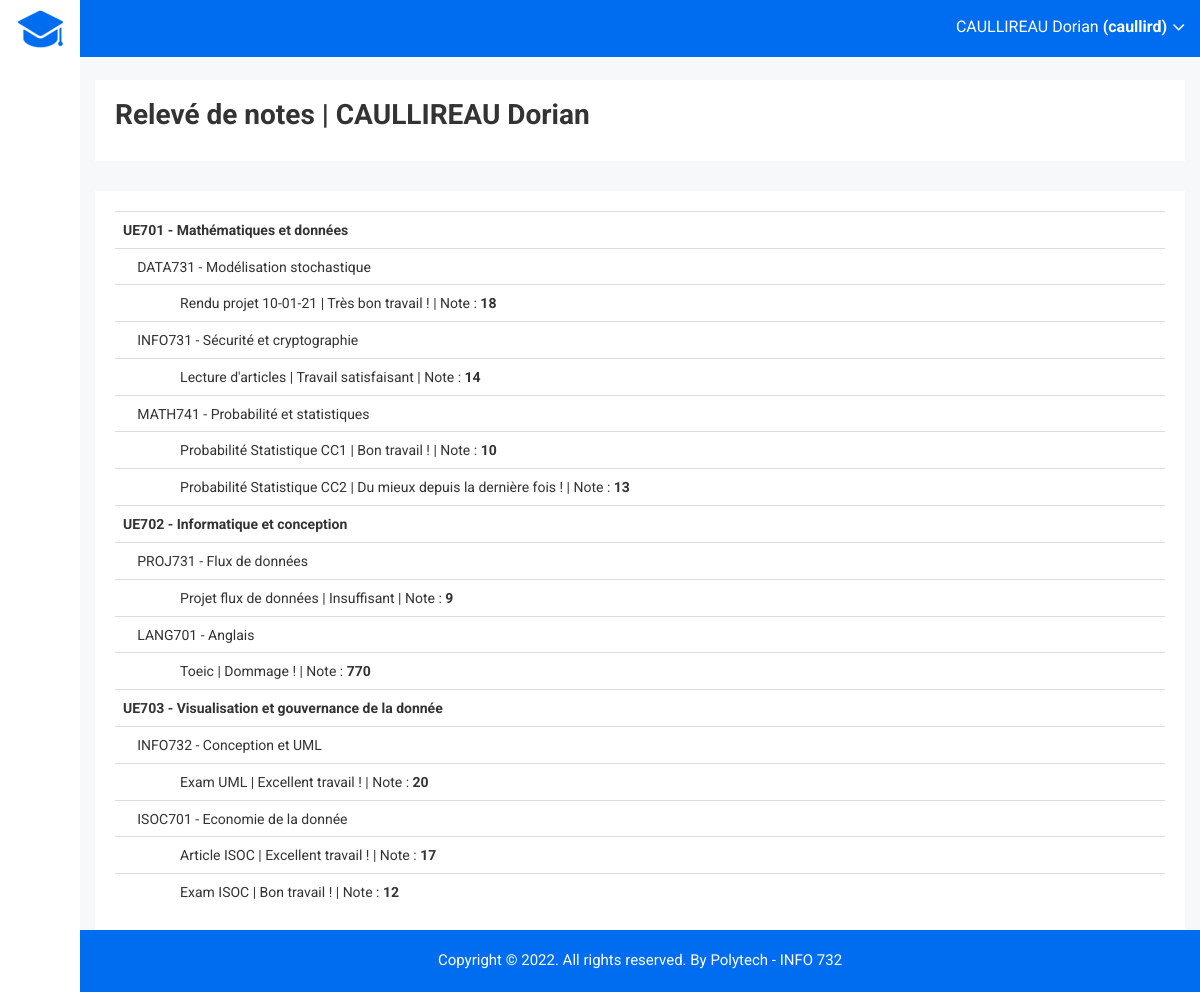
The page /?r=releve/student&id=1 on the database as committed earlier.
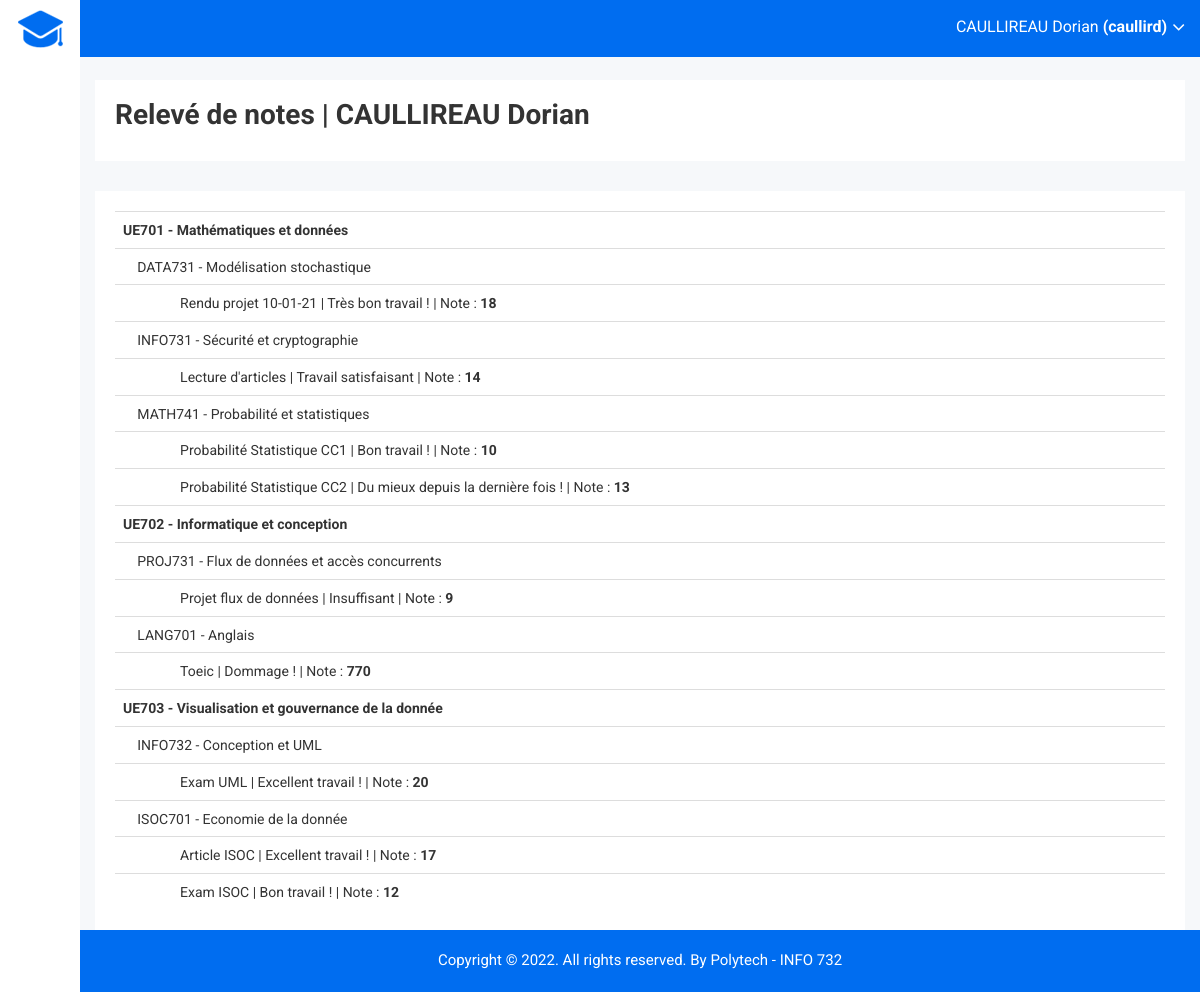
The same page on the database as committed later.
### tables this page shows
CREATE TABLE IF NOT EXISTS internaluser (
    idinternaluser int(11) NOT NULL AUTO_INCREMENT,
    name_user varchar(100) NOT NULL,
    forname_user varchar(100) NOT NULL,
    email varchar(100) NOT NULL,
    password varchar(100) NOT NULL,
    username varchar(100) NULL,
    picture varchar(255) NULL,
    admin boolean NOT NULL default FALSE,
    deleted boolean NOT NULL default FALSE,
    PRIMARY KEY (idinternaluser)
    );

CREATE TABLE IF NOT EXISTS educationalunit (
    ideducationalunit int(11) NOT NULL AUTO_INCREMENT,
    title_educationalunit varchar(100) NOT NULL,
    description_educationalunit varchar(2000) NOT NULL,
    PRIMARY KEY (ideducationalunit)
    );

CREATE TABLE IF NOT EXISTS module (
    idmodule int(11) NOT NULL AUTO_INCREMENT,
    title_module varchar(100) NOT NULL,
    description_module varchar(2000) NOT NULL,
    photo_module varchar(2000) NOT NULL,
    gradecoefficient_module float NOT NULL,
    idteacher int(11) NOT NULL,
    FOREIGN KEY (idteacher) REFERENCES teacher(idteacher),
    PRIMARY KEY (idmodule)
    );

CREATE TABLE IF NOT EXISTS evaluation(
    idevaluation int(11) NOT NULL AUTO_INCREMENT,
    title_evaluation varchar(100) NOT NULL,
    mark_evaluation float(3) NOT NULL,
    comment_evaluation varchar(255) NULL,
    idteacher int(11) NOT NULL,
    idstudent int(11) NOT NULL,
    idmodule int(11) NOT NULL,
    FOREIGN KEY (idteacher) REFERENCES teacher(idteacher),
    FOREIGN KEY (idstudent) REFERENCES student(idstudent),
    FOREIGN KEY (idmodule) REFERENCES module(idmodule),
    PRIMARY KEY (idevaluation)
    );

### controller/ReleveController.php (called while the page is built, shortened)
<?php
class ReleveController extends Controller {
    public function student(){
        like_student();
        $this->render("index", [
            'module' => Module::findAll(),
            'evaluation' => Evaluation::findOne(['idstudent' => Student::findOne(['idinternaluser' => parameters()['id']])[0]->idstudent]),
            'educationalunit' => EducationalUnit::findAll(),
            'module_unit' => ModuleUnit::findAll(),
            'internal_user' => Student::findOne(['idinternaluser' => parameters()['id']])[0]->idinternaluser
        ]);
    }
}

### index.php (called while the page is built, shortened)
<?php
include_once "db.php";
include_once "controller/route.php";

### model/Model.php (called while the page is built, shortened)
<?php
class Model {
	public function __construct($id=null) {
		$class = get_class($this);
		$table = strtolower($class);
		if ($id != null) {
			$st = db()->prepare("select * from $table where id$table=:id");
			$st->bindValue(":id", $id);
			$st->execute();
		}
	}
	public static function findAll($params = null){
		$class = get_called_class();
		$table = strtolower($class);
		$sql = "select id$table from $table";
		$st = db()->prepare($sql);
		$st->execute();
		$list = array();
		while($row = $st->fetch(PDO::FETCH_ASSOC)) {
			$list[] = new $class($row["id".$table]);
		}
		return $list;
	}
	public static function findOne($data, $operator = null, $params = null) {
        $table = strtolower(get_called_class());
        array_walk($data,
            function (&$v, $k) {
                if(is_string($v)){
                    $v = "$k = '$v'";
                }
                else{
                    $v = $k.' = '.$v;
                }
            }
        );
        if($operator == "or"){
            $res = implode(' or ', $data);
        }else{
            $res = implode(' and ', $data);
        }
        $sql = "select id$table from $table where $res";
        $st = db()->prepare($sql);
        $st->execute();
        $list = array();
        while($row = $st->fetch(PDO::FETCH_ASSOC)) {
            $list[] = new $class($row["id".$table]);
        }
        return $list;
    }
	public function __get($fieldName) {
		$varName = "_".$fieldName;
		if (property_exists(get_class($this), $varName))
			return $this->$varName;
		else {
			throw new Exception("Unknown variable: ".$fieldName." in ".get_class($this));
		}
	}
	public function __set($fieldName, $value) {
		$varName = "_".$fieldName;
		if ($value !== null) {
			if (property_exists(get_class($this), $varName)) {
				$class = get_class($this);
				$table = strtolower($class);
				$id = "_id".$fieldName;
				if (isset($value->$id)) {
					$st = db()->prepare("update $table set id$fieldName=:val where id$table=:id");
					$id = substr($id, 1);
					$st->bindValue(":val", $value->$id);
				} else {
					$st = db()->prepare("update $table set $fieldName=:val where id$table=:id");
				}
			} else {
				throw 	new Exception("Unknown variable: ".$fieldName. " in ".get_class($this));
			}
		}
	}
}

### db.php (called while the page is built)
<?php
$db = new PDO("mysql:host=localhost;dbname=info732","root","");
$db->exec("SET NAMES 'utf8';");
function db() { global $db; return $db; }

### tools.php (called while the page is built, shortened)
<?php
function like_student(){
    $iduser = 1;
    $_SESSION["user"] = InternalUser::findOne(['idinternaluser' => $iduser]);
}

### view/releve/index.php (the view)
<div class="breadcome-area">
    <div class="container-fluid">
        <div class="row">
            <div class="col-lg-12 col-md-12 col-sm-12 col-xs-12">
                <div class="breadcome-list">
                    <div class="row">
                        <div class="col-lg-12 col-md-6 col-sm-12 col-xs-12">
                            <ul>
                                 <li><span><h1>Relevé de notes | <?php echo $data['internal_user']->name_user." ".$data['internal_user']->forname_user; ?></h1></span>
                                </li>
                            </ul>
                        </div>
                    </div>
                </div>
            </div>
        </div>
    </div>
</div>
<div class="static-table-area">
    <div class="container-fluid">
        <div class="row">
            <div class="col-lg-12 col-md-6 col-sm-6 col-xs-12">
                <div class="sparkline8-list">
                        <div class="static-table-list">
                            <table class="table">
                                <tbody>
                                <?php
                                foreach($data['educationalunit'] as $educationalunit){
                                    echo "<tr>";
                                    echo "<td><b>" . $educationalunit->title_educationalunit . "</b></td>";
                                    foreach($data['module_unit'] as $moduleunit){
                                        if($moduleunit->ideducationalunit->ideducationalunit == $educationalunit->ideducationalunit){
                                            echo "<tr>";
                                            echo "<td>&ensp;&ensp;" . $moduleunit->idmodule->title_module . "</td>";
                                            echo "<tr>";
                                            foreach($data['evaluation'] as $evaluation){
                                                if(($evaluation->idmodule->idmodule == $moduleunit->idmodule->idmodule)){
                                                    echo "<tr>";
                                                    echo "<td>&ensp;&ensp;&ensp;&ensp;&ensp;&ensp;&ensp;&ensp;" . $evaluation->title_evaluation ." | ".$evaluation->comment_evaluation . " | Note : <b>" . $evaluation->mark_evaluation . "</b></td>";
                                                    echo "</tr>";
                                                }
                                            }
                                        }
                                    }
                                }
                                ?>
                                </tbody>
                            </table>
                        </div>
                    </div>
            </div>
        </div>
    </div>
</div>

### controller/route.php (shortened to what this page needs)
<?php
$parameters = array();
if (isset($_GET))
	foreach($_GET as $k=>$v)
		$parameters[$k] = $v;
function parameters() {
	global $parameters;
	return $parameters;
}
if (isset(parameters()["r"])) {
	$route = parameters()["r"];
	if (strpos($route,"/") === FALSE)
		list($controller, $action) = array($route, "index");
	else
		list($controller, $action) = explode("/", $route);
	$controller = ucfirst($controller)."Controller";
	if (class_exists($controller)) {
		$c = new $controller();
	} else {
		$c = new SiteController();
		$action = substr($controller, 0,
		strpos($controller, "Controller"));
	}
	$c->$action();
} else {
	$c = new SiteController();
	$c->index();
}

### controller/Controller.php (shortened to what this page needs)
<?php
class Controller {
	public function render($view, $d=null) {
		$controller = get_class($this);
		$model = substr($controller, 0,
		strpos($controller, "Controller"));
		$data = $d;
        if($model != "Login"){
            include_once "view/header.php";
            include_once "view/".strtolower($model)."/".$view.".php";
            include_once "view/footer.php";
        }else{
            include_once "view/".strtolower($model)."/".$view.".php";
        }
	}
}

### view/header.php (shortened to what this page needs)
<!doctype html>
<html class="no-js" lang="en">
<head>
    <link rel="stylesheet" href="css/bootstrap.min.css">
    <link rel="stylesheet" href="css/font-awesome.min.css">
    <link rel="stylesheet" href="css/owl.carousel.css">
    <link rel="stylesheet" href="css/owl.theme.css">
    <link rel="stylesheet" href="css/owl.transitions.css">
    <link rel="stylesheet" href="css/animate.css">
    <link rel="stylesheet" href="css/normalize.css">
    <link rel="stylesheet" href="css/meanmenu.min.css">
    <link rel="stylesheet" href="css/main.css">
    <link rel="stylesheet" href="css/educate-custon-icon.css">
    <link rel="stylesheet" href="css/morrisjs/morris.css">
    <link rel="stylesheet" href="css/scrollbar/jquery.mCustomScrollbar.min.css">
    <link rel="stylesheet" href="css/metisMenu/metisMenu.min.css">
    <link rel="stylesheet" href="css/metisMenu/metisMenu-vertical.css">
    <link rel="stylesheet" href="css/calendar/fullcalendar.min.css">
    <link rel="stylesheet" href="css/calendar/fullcalendar.print.min.css">
    <link rel="stylesheet" href="css/template_style.css">
    <link rel="stylesheet" href="css/responsive.css">
</head>
<body class="mini-navbar">
<div class="left-sidebar-pro">
    <nav id="sidebar" class="active">
        <div class="sidebar-header">
            <strong><a href="."><img src="img/logo/logosn.png" alt="" /></a></strong>
        </div>
    </nav>
</div>
<div class="all-content-wrapper">
    <div class="container-fluid">
        <div class="row">
            <div class="col-lg-12 col-md-12 col-sm-12 col-xs-12">
                <div class="logo-pro">
                    <a href="index.html"><img class="main-logo" src="img/logo/logo.png" alt="" /></a>
                </div>
            </div>
        </div>
    </div>
    <div class="header-advance-area">
        <div class="header-top-area">
            <div class="container-fluid">
                <div class="row">
                    <div class="col-lg-12 col-md-12 col-sm-12 col-xs-12">
                        <div class="header-top-wraper">
                            <div class="row">
                                <div class="col-lg-1 col-md-0 col-sm-1 col-xs-12">
                                    <div class="menu-switcher-pro">
                                        <button type="button" id="sidebarCollapse" class="btn bar-button-pro header-drl-controller-btn btn-info navbar-btn">
                                        </button>
                                    </div>
                                </div>
                                <div class="col-lg-5 col-md-5 col-sm-12 col-xs-12">
                                    <div class="header-right-info">
                                        <ul class="nav navbar-nav mai-top-nav header-right-menu">
                                            <li class="nav-item">
                                                <a href="#" data-toggle="dropdown" role="button" aria-expanded="false" class="nav-link dropdown-toggle">
                                                    <span class="admin-name"><?php echo $_SESSION["user"][0]->name_user ;?> <?php echo $_SESSION["user"][0]->forname_user ;?> <b>(<?php echo $_SESSION["user"][0]->username ;?>)</b></span>
                                                    <i class="fa fa-angle-down edu-icon edu-down-arrow"></i>
                                                </a>
                                            </li>
                                        </ul>
                                    </div>
                                </div>
                                <div class="col-lg-2 col-md-3 col-sm-2 col-xs-4">
                                </div>
                            </div>
                        </div>
                    </div>
                </div>
            </div>
        </div>

### view/footer.php (shortened to what this page needs)
<div class="footer-copyright-area">
            <div class="container-fluid">
                <div class="row">
                    <div class="col-lg-12">
                        <div class="footer-copy-right">
                            <p>Copyright © 2022. All rights reserved. By Polytech -<a href="https://polycrew.fr/"> INFO 732 </a></p>
                        </div>
                    </div>
                </div>
            </div>
        </div>
    </div>
</body>
</html>

### css/main.css (style rules this page uses)
html { color: #222; font-size: 1em; line-height: 1.4; }
audio, canvas, iframe, img, svg, video { vertical-align: middle; }

Rows that differ between the two databases and show on the page:
changed module: title_module "PROJ731 - Flux de données" → "PROJ731 - Flux de données et accès concurrents"
